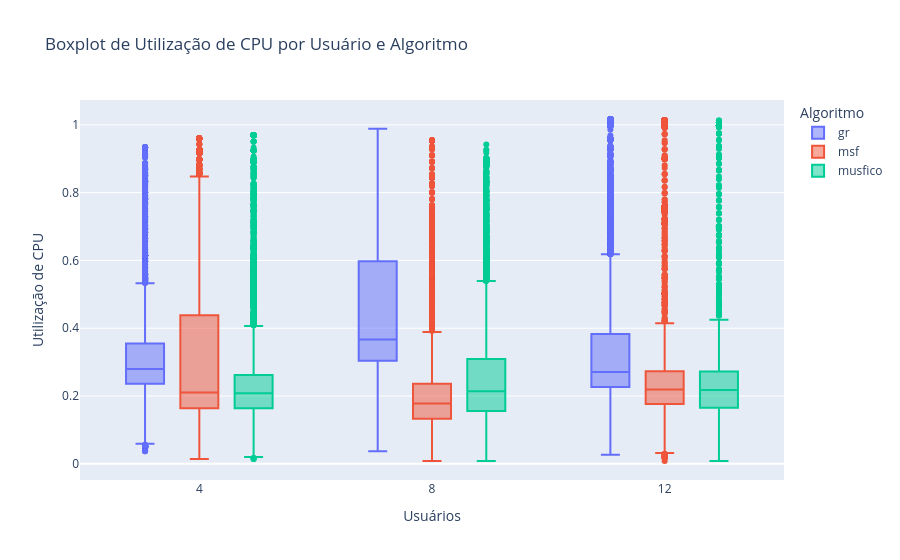

Notebook code cell kept with this figure:
### Code cell
import plotly.express as px

# Criando o boxplot
fig = px.box(
    big_data,
    x="users",
    y="cpu_utilization",
    color="algorithm",
    labels={"users": "Usuários", "cpu_utilization": "Utilização de CPU", "algorithm": "Algoritmo"},
    title="Boxplot de Utilização de CPU por Usuário e Algoritmo",
)

# Mostrando o gráfico
fig.show()

### Figure 1 — Plotly figure (JSON) as saved in the notebook; plotly's stock layout.template omitted (floating-point values rounded to 4 significant figures; data arrays with more than 128 entries replaced by an {"elided": "..."} marker saying what was removed)
{"data": [{"alignmentgroup": "True", "hovertemplate": "Algoritmo=gr<br>Usuários=%{x}<br>Utilização de CPU=%{y}<extra></extra>", "legendgroup": "gr", "marker": {"color": "#636efa"}, "name": "gr", "notched": false, "offsetgroup": "gr", "orientation": "v", "showlegend": true, "type": "box", "x": {"elided": "30000 int values"}, "x0": " ", "xaxis": "x", "y": {"elided": "30000 float values"}, "y0": " ", "yaxis": "y"}, {"alignmentgroup": "True", "hovertemplate": "Algoritmo=msf<br>Usuários=%{x}<br>Utilização de CPU=%{y}<extra></extra>", "legendgroup": "msf", "marker": {"color": "#EF553B"}, "name": "msf", "notched": false, "offsetgroup": "msf", "orientation": "v", "showlegend": true, "type": "box", "x": {"elided": "29000 int values"}, "x0": " ", "xaxis": "x", "y": {"elided": "29000 float values"}, "y0": " ", "yaxis": "y"}, {"alignmentgroup": "True", "hovertemplate": "Algoritmo=musfico<br>Usuários=%{x}<br>Utilização de CPU=%{y}<extra></extra>", "legendgroup": "musfico", "marker": {"color": "#00cc96"}, "name": "musfico", "notched": false, "offsetgroup": "musfico", "orientation": "v", "showlegend": true, "type": "box", "x": {"elided": "28000 int values"}, "x0": " ", "xaxis": "x", "y": {"elided": "28000 float values"}, "y0": " ", "yaxis": "y"}], "layout": {"boxmode": "group", "legend": {"title": {"text": "Algoritmo"}, "tracegroupgap": 0}, "title": {"text": "Boxplot de Utilização de CPU por Usuário e Algoritmo"}, "xaxis": {"anchor": "y", "domain": [0, 1], "title": {"text": "Usuários"}}, "yaxis": {"anchor": "x", "domain": [0, 1], "title": {"text": "Utilização de CPU"}}}}
